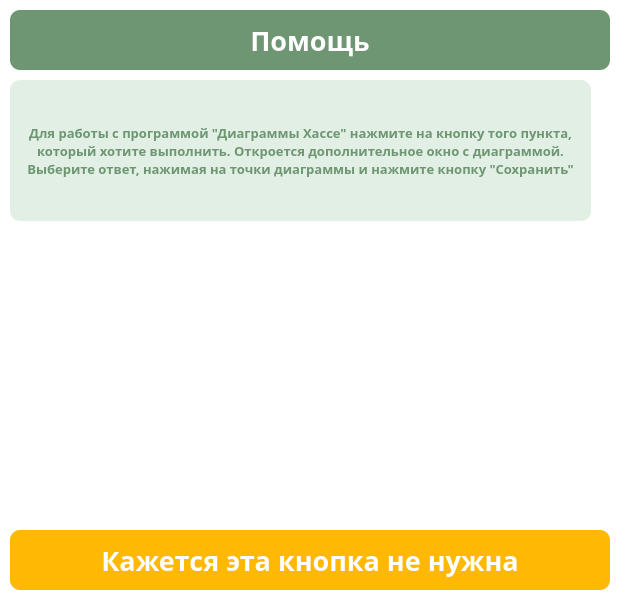
<?xml version="1.0" encoding="UTF-8"?>
<ui version="4.0">
 <class>MainWondow</class>
 <widget class="QDialog" name="MainWondow">
  <property name="geometry">
   <rect>
    <x>0</x>
    <y>0</y>
    <width>620</width>
    <height>600</height>
   </rect>
  </property>
  <property name="font">
   <font>
    <family>Century Gothic</family>
    <pointsize>14</pointsize>
    <weight>75</weight>
    <bold>true</bold>
   </font>
  </property>
  <property name="windowTitle">
   <string>Dialog</string>
  </property>
  <property name="styleSheet">
   <string notr="true">background-color: white; color: white;</string>
  </property>
  <widget class="QLabel" name="label_6">
   <property name="geometry">
    <rect>
     <x>10</x>
     <y>10</y>
     <width>600</width>
     <height>60</height>
    </rect>
   </property>
   <property name="font">
    <font>
     <family>Century Gothic</family>
     <pointsize>20</pointsize>
     <weight>75</weight>
     <bold>true</bold>
    </font>
   </property>
   <property name="styleSheet">
    <string notr="true">background-color: #6e9673;
border-radius: 10px;</string>
   </property>
   <property name="text">
    <string>Помощь</string>
   </property>
   <property name="alignment">
    <set>Qt::AlignCenter</set>
   </property>
  </widget>
  <widget class="QLabel" name="label_7">
   <property name="geometry">
    <rect>
     <x>10</x>
     <y>80</y>
     <width>581</width>
     <height>141</height>
    </rect>
   </property>
   <property name="font">
    <font>
     <family>Century Gothic</family>
     <pointsize>10</pointsize>
     <weight>75</weight>
     <bold>true</bold>
    </font>
   </property>
   <property name="styleSheet">
    <string notr="true">background-color: #E2EFE4;
color: #6e9673;
border-radius: 10px;</string>
   </property>
   <property name="text">
    <string>Для работы с программой &quot;Диаграммы Хассе&quot; нажмите на кнопку того пункта, который хотите выполнить. Откроется дополнительное окно с диаграммой. Выберите ответ, нажимая на точки диаграммы и нажмите кнопку &quot;Сохранить&quot;</string>
   </property>
   <property name="alignment">
    <set>Qt::AlignCenter</set>
   </property>
   <property name="wordWrap">
    <bool>true</bool>
   </property>
  </widget>
  <widget class="QPushButton" name="closeButton">
   <property name="geometry">
    <rect>
     <x>10</x>
     <y>530</y>
     <width>600</width>
     <height>60</height>
    </rect>
   </property>
   <property name="font">
    <font>
     <family>Century Gothic</family>
     <pointsize>20</pointsize>
     <weight>75</weight>
     <bold>true</bold>
    </font>
   </property>
   <property name="styleSheet">
    <string notr="true">QPushButton {
	background-color: #ffb804;
	border-radius: 10px; 
}

QPushButton:hover{
	background-color: #f3a600;
}</string>
   </property>
   <property name="text">
    <string>Кажется эта кнопка не нужна</string>
   </property>
  </widget>
 </widget>
 <resources/>
 <connections/>
</ui>
